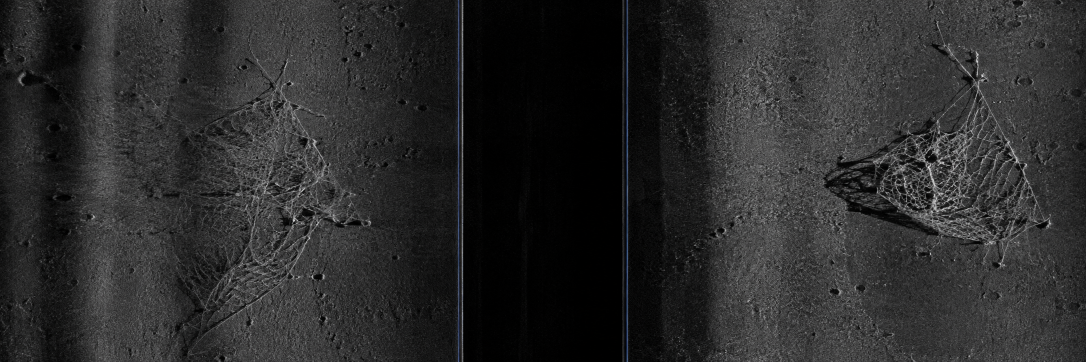
#> input picture sample_sonar_data/gost_net1.png, 2172 x 724 px (shown at 1/2 size); its folder holds only this picture in this run
$ python -i sonar.py   (imports and definitions only)
#> lines starting #> are read from the running program, lines starting #| are printed output that depends on the picture
#> further down, picture is the input picture: shape (724, 2172, 3); mean B, G, R 43.4, 43.2, 43.1
### backend/app/preprocessing/tvg.py
"""
SIH26057 — Time-Varying Gain (TVG) Radiometric Correction
==========================================================

Side-scan sonar acoustic backscatter suffers from severe geometric
attenuation as sound propagates through water:
  1. Spherical Spreading Loss: 20 * log10(R) for two-way transmission
  2. Absorption Loss: 2 * alpha * R (alpha is acoustic absorption coefficient in dB/km)

Without TVG correction, near-range acoustic data (close to nadir) is
severely overexposed/saturated while far-range acoustic returns fade into
background noise.

FORMULA:
  G(R) = 20 * log10(R + epsilon) + 2 * alpha * R + G0

Where:
  - R: Slant range in meters from towfish transducer
  - alpha: Absorption coefficient (typically ~0.05 dB/m at 600 kHz in seawater)
  - G0: Baseline calibration offset
"""

import cv2
import numpy as np
from typing import Tuple


def apply_time_varying_gain(
    image: np.ndarray,
    slant_range_max_m: float = 75.0,
    frequency_khz: float = 600.0,
    towfish_altitude_m: float = 8.0,
    dual_channel: bool = True,
    alpha_db_per_m: float = 0.05,
    gain_scale: float = 1.0
) -> np.ndarray:
    """
    Apply dual-channel Time-Varying Gain (TVG) normalization across the swath.

    Args:
        image: Grayscale sonar image (H x W), values 0..255 or float
        slant_range_max_m: Maximum slant range per channel (meters)
        frequency_khz: Sonar operating acoustic frequency (kHz)
        towfish_altitude_m: Towfish altitude above seafloor (meters)
        dual_channel: If True, center column is nadir line (Port left, Stbd right)
        alpha_db_per_m: Seawater absorption attenuation (dB/m)
        gain_scale: Multiplier for user-controlled compensation intensity

    Returns:
        TVG-corrected image (uint8, 0..255)
    """
#> called with slant_range_max_m = 75, frequency_khz = 600, towfish_altitude_m = 8, dual_channel = True, alpha_db_per_m = 0.05, gain_scale = 1.6
    if len(image.shape) == 3:
        gray = cv2.cvtColor(image, cv2.COLOR_BGR2GRAY)
    else:
        gray = image.copy()

    h, w = gray.shape
    img_float = gray.astype(np.float32)

    # Calculate range vector per column
    if dual_channel:
        center_x = w / 2.0
        # Distance in pixels from center
        cols = np.arange(w, dtype=np.float32)
        dist_px = np.abs(cols - center_x)
        max_px = center_x
        # Convert pixel distance to meters
        range_m = np.sqrt(towfish_altitude_m**2 + (dist_px / max_px * slant_range_max_m)**2)
    else:
        cols = np.arange(w, dtype=np.float32)
        range_m = np.sqrt(towfish_altitude_m**2 + (cols / float(w) * slant_range_max_m)**2)

    # Calculate TVG gain curve (dB)
    # Transmission loss TL = 20 * log10(R) + 2 * alpha * R
    epsilon = 1e-3
    tl_db = 20.0 * np.log10(range_m + epsilon) + (2.0 * alpha_db_per_m * range_m)

    # Normalize gain curve between 0.6 and 2.4
    min_tl = np.min(tl_db)
    max_tl = np.max(tl_db)
    normalized_gain = 1.0 + gain_scale * ((tl_db - min_tl) / (max_tl - min_tl + epsilon) - 0.5)

    # Apply column-wise gain matrix
    gain_matrix = np.tile(normalized_gain, (h, 1))
    corrected = img_float * gain_matrix
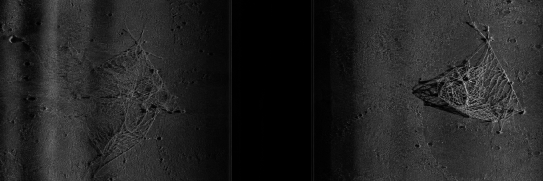
#> corrected: shape (724, 2172) float32 (shown at 1/4 size); min 0, max 403, mean 56.3; drawn with min black and max white

    # Contrast stretch and normalize
    p2, p98 = np.percentile(corrected, (1.0, 99.0))
#> p2 = 0; p98 = 166.7
    if p98 > p2:
        corrected = (corrected - p2) / (p98 - p2) * 255.0

    return np.clip(corrected, 0, 255).astype(np.uint8)

### backend/app/preprocessing/srad.py
"""
SIH26057 — Speckle Reducing Anisotropic Diffusion (SRAD)
=========================================================

SRAD is an advanced PDE-based edge-preserving filter designed specifically
for multiplicative acoustic speckle noise in sonar and ultrasound imagery.

Unlike linear filters (Gaussian/Box) which blur target boundaries, SRAD
suppresses homogeneous speckle in seabed reverberation while preserving
sharp target highlight edges and acoustic shadow boundaries.

MATHEMATICAL FORMULATION (Yu & Acton, IEEE TIP 2002):
  ∂I/∂t = div( c(q) ∇I )

Where:
  - c(q) is the diffusion coefficient:
      c(q) = 1 / (1 + [q^2(x,y;t) - q0^2(t)] / [q0^2(t) * (1 + q0^2(t))])
  - q(x,y;t) is the instantaneous coefficient of variation:
      q(x,y;t) = sqrt( (1/2 * |∇I|^2 - 1/16 * (∇^2 I)^2) / (I + 1/4 * ∇^2 I)^2 )
  - q0(t) is the speckle scale factor estimated from homogeneous regions.
"""

import cv2
import numpy as np


def srad_filter(
    image: np.ndarray,
    num_iters: int = 5,
    lambda_param: float = 0.15,
    rect_homo: tuple = None
) -> np.ndarray:
    """
    Apply Speckle Reducing Anisotropic Diffusion (SRAD) to a sonar image.

    Args:
        image: Grayscale sonar image (H x W)
        num_iters: Number of diffusion iterations (typically 3..8 for real-time)
        lambda_param: Time step size (0 < lambda <= 0.25 for numerical stability)
        rect_homo: Optional (x, y, w, h) bounding box of homogeneous seabed region

    Returns:
        Denoised edge-preserved image (uint8, 0..255)
    """
#> called with num_iters = 5, lambda_param = 0.15
    if len(image.shape) == 3:
        img = cv2.cvtColor(image, cv2.COLOR_BGR2GRAY)
    else:
        img = image.copy()

    I = img.astype(np.float32) + 1.0  # Prevent log/div by zero
    h, w = I.shape

    # Estimate initial speckle noise coefficient of variation q0
    if rect_homo is not None:
        rx, ry, rw, rh = rect_homo
        roi = I[ry:ry+rh, rx:rx+rw]
        q0 = np.std(roi) / (np.mean(roi) + 1e-5)
    else:
        # Auto-estimate from center-right homogeneous band
        roi = I[int(h*0.3):int(h*0.7), int(w*0.6):int(w*0.8)]
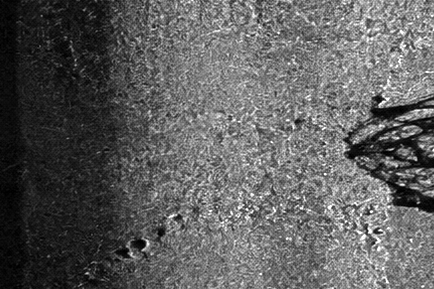
#> roi: shape (289, 434) float32; min 1, max 256, mean 95.7; drawn with min black and max white
        q0 = np.std(roi) / (np.mean(roi) + 1e-5)
#> q0 = 0.572

    q0 = max(0.05, min(q0, 0.8))

    for it in range(num_iters):
        # 1. Compute directional gradients (North, South, East, West)
        # Periodic / duplicate boundary padding
        In = np.roll(I, -1, axis=0) - I
        Is = np.roll(I, 1, axis=0) - I
        Ie = np.roll(I, -1, axis=1) - I
        Iw = np.roll(I, 1, axis=1) - I

        # 2. Normalized discrete gradient magnitude squared
        grad2 = (In**2 + Is**2 + Ie**2 + Iw**2) / (I**2 + 1e-5)

        # 3. Normalized Laplacian
        laplacian = (In + Is + Ie + Iw) / (I + 1e-5)

        # 4. Instantaneous coefficient of variation q(x,y)
        num_q = 0.5 * grad2 - (1.0 / 16.0) * (laplacian**2)
        den_q = (1.0 + 0.25 * laplacian)**2
        q2 = np.maximum(0.0, num_q / (den_q + 1e-5))

        # 5. Diffusion coefficient c(q)
        q0_iter = q0 * np.exp(-0.08 * it)
        q0_iter2 = q0_iter**2

        c_num = q2 - q0_iter2
        c_den = q0_iter2 * (1.0 + q0_iter2) + 1e-5
        c = 1.0 / (1.0 + np.maximum(0.0, c_num / c_den))

        # 6. Flux divergence update
        cn = np.roll(c, -1, axis=0)
        cs = np.roll(c, 1, axis=0)
        ce = np.roll(c, -1, axis=1)
        cw = np.roll(c, 1, axis=1)

        div = (cn * In + cs * Is + ce * Ie + cw * Iw)
        I = I + lambda_param * div
        I = np.maximum(1.0, I)
#> this loop made 5 passes
#> (q0_iter, q0_iter2, c_den) on passes 1 to 5: (0.572, 0.327, 0.434), (0.528, 0.279, 0.356), (0.487, 0.238, 0.294), (0.45, 0.202, 0.243), (0.415, 0.172, 0.202)
#> pass 1, in srad_filter, `In = np.roll(I, -1, axis=0) - I`:
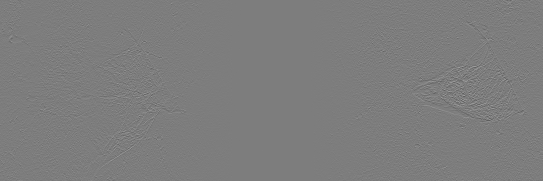
#> In: shape (724, 2172) float32 (shown at 1/4 size); min -227, max 235, mean 0; drawn with min black and max white
#> after the loop:
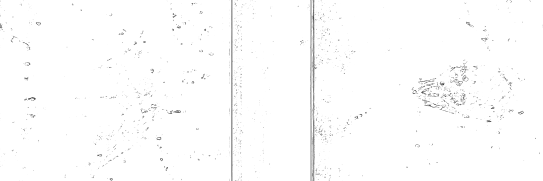
#> c: shape (724, 2172) float32 (shown at 1/4 size); min 0.0454, max 1, mean 0.991

    # Scale back to uint8
    norm = cv2.normalize(I, None, 0, 255, cv2.NORM_MINMAX)
    return norm.astype(np.uint8)

### backend/app/preprocessing/lee_filter.py
"""
SIH26057 — Adaptive Lee Filter for Speckle Noise Suppression
=============================================================

Side-scan sonar imagery suffers from multiplicative speckle noise caused by
coherent interference of backscattered acoustic waves from the rough seabed.
The Adaptive Lee Filter (Lee, 1980) is the standard technique for suppressing
this noise while preserving target edges — critical for detecting debris
highlights and their associated acoustic shadows.

PHYSICS RATIONALE:
    In a side-scan sonar image, a target on the seabed produces:
      1. A BRIGHT specular highlight (strong backscatter from the target face)
      2. A DARK acoustic shadow (no returns behind the target)

    A naive low-pass filter would blur these features, destroying the
    highlight-shadow pair that is the primary detection signature.
    The Lee filter's adaptive weighting preserves these high-contrast edges
    by applying minimal smoothing in heterogeneous (high-variance) regions.

ALGORITHM:
    For each pixel I(x,y) in a sliding window of size W×W:

    1. Compute local mean:      μ_L = mean(window)
    2. Compute local variance:  σ²_L = var(window)
    3. Estimate noise variance:  σ²_n (from homogeneous region or global CoV)
    4. Adaptive weight:         K = σ²_L / (σ²_L + σ²_n)
       - Homogeneous region:   σ²_L ≈ σ²_n → K ≈ 0 → output ≈ μ_L (smoothed)
       - Edge / target region: σ²_L >> σ²_n → K ≈ 1 → output ≈ I(x,y) (preserved)
    5. Filtered pixel:          Î(x,y) = μ_L + K · (I(x,y) − μ_L)

REFERENCE:
    J.S. Lee, "Digital Image Enhancement and Noise Filtering by Use of
    Local Statistics," IEEE TPAMI, vol. 2, no. 2, pp. 165-168, 1980.
"""

import numpy as np
import cv2
from typing import Optional, Tuple


def estimate_noise_variance(image: np.ndarray, method: str = "cov") -> float:
    """
    Estimate the variance of multiplicative speckle noise in the sonar image.

    For multiplicative noise, the coefficient of variation (CoV = σ/μ) in a
    homogeneous region is approximately equal to 1/sqrt(N_looks), where
    N_looks is the number of independent looks in the sonar system.

    Args:
        image:  Input sonar image (float64, intensity values)
        method: Estimation method — "cov" uses the global coefficient of
                variation; "patch" uses a manually selected homogeneous patch.

    Returns:
        Estimated noise variance (σ²_n)
    """
#> called with method = 'cov'
    if method == "cov":
        # Global CoV-based estimation (assumes the image is mostly seabed)
        # σ²_n ≈ (σ_global / μ_global)² × μ_local² — for multiplicative noise
        # Simplified: we use the global variance as the noise floor
        global_mean = np.mean(image)
#> global_mean = 84.97
        global_var = np.var(image)
#> global_var = 3372.9
        # The noise variance in the Lee model (additive form after log-transform
        # or direct intensity domain) is approximated as:
        noise_var = global_var * 0.25  # Conservative: assume 25% of total variance is noise
#> noise_var = 843.2
        return max(noise_var, 1e-10)  # Avoid division by zero

    elif method == "patch":
        # Use the top-left 64×64 patch as a "homogeneous seabed" reference
        h, w = image.shape[:2]
        patch_size = min(64, h // 4, w // 4)
        patch = image[:patch_size, :patch_size]
        return max(np.var(patch), 1e-10)

    else:
        raise ValueError(f"Unknown noise estimation method: {method}")


def adaptive_lee_filter(
    image: np.ndarray,
    window_size: int = 7,
    noise_var: Optional[float] = None,
    noise_method: str = "cov"
) -> np.ndarray:
    """
    Apply the Adaptive Lee Filter to suppress speckle noise while preserving
    target edges (highlights and shadows) in side-scan sonar imagery.

    This is the core preprocessing step before any detection algorithm runs.
    Without despeckling, the YOLO detector would produce excessive false
    positives from noise-induced bright spots.

    Args:
        image:       Input sonar waterfall image (grayscale, uint8 or float)
        window_size: Size of the sliding window (must be odd, typically 5-9)
        noise_var:   Known noise variance. If None, auto-estimated from image.
        noise_method: Method for noise estimation if noise_var is None.

    Returns:
        Filtered image (same dtype as input)

    ACOUSTIC PHYSICS NOTE:
        The window size should be chosen relative to the sonar's across-track
        resolution. For a 600 kHz system with ~0.15 m/px resolution:
        - 7×7 window ≈ 1.05 m × 1.05 m ground coverage
        - This smooths features < 1 m (noise speckle) while preserving
          debris targets typically > 0.3 m in their highlight signature.
    """
    # Validate window size
    if window_size % 2 == 0:
        raise ValueError(f"Window size must be odd, got {window_size}")

    # Convert to float64 for precision in statistical calculations
    original_dtype = image.dtype
    img_float = image.astype(np.float64)

    # ── Step 1: Estimate noise variance if not provided ──
    if noise_var is None:
        noise_var = estimate_noise_variance(img_float, method=noise_method)
#> noise_var = 843.2

    # ── Step 2: Compute local statistics using uniform box filter ──
    # cv2.blur computes the local mean efficiently via integral images
    # This is O(1) per pixel regardless of window size — critical for
    # real-time processing on AUV embedded systems.
    half_w = window_size // 2

    # Local mean: μ_L(x,y) = (1/W²) Σ I(i,j) over the window
    local_mean = cv2.blur(img_float, (window_size, window_size))
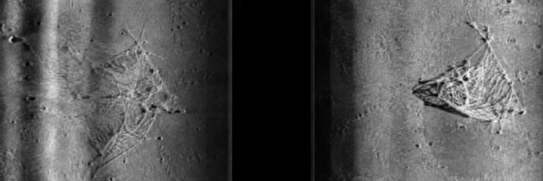
#> local_mean: shape (724, 2172) float64 (shown at 1/4 size); min 0, max 247.3, mean 85

    # Local mean of squares: E[I²] over the window
    local_mean_sq = cv2.blur(img_float ** 2, (window_size, window_size))

    # Local variance: σ²_L = E[I²] − (E[I])² (by the variance formula)
    local_var = local_mean_sq - local_mean ** 2
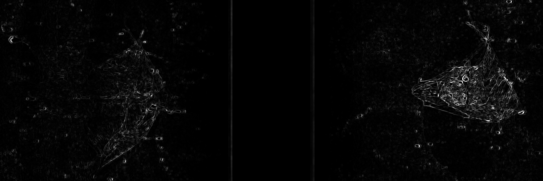
#> local_var: shape (724, 2172) float64 (shown at 1/4 size); min 0, max 8773.6, mean 205.7; drawn with min black and max white
    # Clamp to zero (numerical precision can produce tiny negatives)
    local_var = np.maximum(local_var, 0.0)

    # ── Step 3: Compute adaptive weighting factor K ──
    # K = σ²_L / (σ²_L + σ²_n)
    # - When σ²_L ≈ σ²_n (homogeneous seabed): K → 0.5 → heavy smoothing
    # - When σ²_L >> σ²_n (target edge):       K → 1.0 → preserve original
    # - When σ²_L << σ²_n (deep shadow):       K → 0.0 → replace with mean
    K = local_var / (local_var + noise_var)

    # ── Step 4: Apply the Lee filter equation ──
    # Î(x,y) = μ_L + K · (I(x,y) − μ_L)
    # This is a weighted blend between the local mean and the original pixel.
    filtered = local_mean + K * (img_float - local_mean)

    # ── Step 5: Clamp and convert back to original dtype ──
    if original_dtype == np.uint8:
        filtered = np.clip(filtered, 0, 255).astype(np.uint8)
    else:
        filtered = filtered.astype(original_dtype)

    return filtered


# [78 lines left out: function apply_enhanced_lee_filter, not called in this run]

### backend/app/preprocessing/range_correction.py
"""
SIH26057 — Slant-to-Ground Range Correction
============================================

Raw side-scan sonar data is collected in SLANT RANGE — the direct line-of-sight
distance from the towfish transducer to the seabed. This produces two artifacts:

  1. NADIR BLIND ZONE: The first returns come from directly below the towfish
     (the "water column"). This zone contains no useful seabed data and must
     be removed.

  2. GEOMETRIC DISTORTION: Objects at the same horizontal distance but different
     depths appear at different positions in the raw sonar image. Close-range
     returns are compressed, far-range returns are stretched.

The correction uses the Pythagorean theorem assuming a flat seabed:

    R_ground = sqrt(R_slant² − H_towfish²)

Where:
    R_slant    = Direct distance from transducer to seabed point (meters)
    H_towfish  = Altitude of towfish above the seabed (meters)
    R_ground   = True horizontal distance across the seabed (meters)

IMPORTANT: This formula is valid ONLY for R_slant ≥ H_towfish.
For R_slant < H_towfish, the return is from the WATER COLUMN (no seabed echo),
and these samples are discarded — this is the nadir removal step.

REFERENCE:
    Blondel, Ph. "The Handbook of Sidescan Sonar," Springer, 2009, Ch. 4.
"""

import numpy as np
import cv2
from typing import Tuple


def compute_ground_range_lut(
    num_samples: int,
    slant_range_max_m: float,
    towfish_altitude_m: float
) -> Tuple[np.ndarray, np.ndarray, int]:
    """
    Build a lookup table (LUT) mapping slant-range pixel indices to
    ground-range pixel indices for a single sonar channel.

    This LUT is precomputed once per survey configuration and applied
    to every ping line, making the correction O(N) per row.

    Args:
        num_samples:       Number of samples (pixels) per channel per ping
        slant_range_max_m: Maximum slant range for this channel (meters)
        towfish_altitude_m: Towfish altitude above seabed (meters)

    Returns:
        Tuple of:
          - ground_range_indices: Array mapping each valid slant-range pixel
                                 to its corrected ground-range pixel index
          - valid_mask:           Boolean mask — True for samples that are
                                 seabed returns (not water column)
          - nadir_cutoff:        First valid sample index (end of water column)

    PHYSICS NOTE:
        The nadir cutoff index corresponds to the first slant-range sample
        where R_slant ≥ H_towfish. Below this threshold, the acoustic pulse
        hasn't yet reached the seabed — it's still traversing the water column.
    """
    # Create slant range array: each pixel maps to a physical distance
    # Pixel 0 = 0 m (towfish location), Pixel N = slant_range_max_m
    slant_range_m = np.linspace(0, slant_range_max_m, num_samples)

    # ── Identify valid seabed returns ──
    # Only samples where R_slant ≥ H_towfish have physically meaningful
    # ground-range projections. The rest are the "water column" / nadir zone.
    valid_mask = slant_range_m >= towfish_altitude_m
    nadir_cutoff = np.argmax(valid_mask)  # First True index

    # ── Apply the correction formula: R_ground = sqrt(R_slant² − H²) ──
    ground_range_m = np.zeros_like(slant_range_m)
    ground_range_m[valid_mask] = np.sqrt(
        slant_range_m[valid_mask] ** 2 - towfish_altitude_m ** 2
    )

    # ── Compute the maximum ground range for scaling ──
    ground_range_max_m = np.sqrt(slant_range_max_m ** 2 - towfish_altitude_m ** 2)

    # ── Map ground-range meters to pixel indices ──
    # The output image has the same number of pixels as valid input samples
    num_valid = np.sum(valid_mask)
    ground_range_indices = (
        ground_range_m[valid_mask] / ground_range_max_m * (num_valid - 1)
    ).astype(np.int32)

    return ground_range_indices, valid_mask, int(nadir_cutoff)


def slant_to_ground_range_correction(
    waterfall_image: np.ndarray,
    towfish_altitude_m: float,
    slant_range_max_m: float,
    dual_channel: bool = True
) -> np.ndarray:
    """
    Apply slant-to-ground range correction to a sonar waterfall image.

    This geometrically projects the raw slant-range data onto a flat seabed
    plane, removing the nadir blind zone and correcting the non-linear
    spatial distortion inherent in side-scan sonar geometry.

    The corrected image has uniform pixel spacing in ground-range, making
    it suitable for:
      - Accurate target mensuration (measuring physical dimensions)
      - Shadow length measurement for target height calculation
      - GIS overlay and georeferencing

    Args:
        waterfall_image:   Raw sonar waterfall (grayscale, H×W)
                           For dual-channel: left half = port, right half = starboard
        towfish_altitude_m: Towfish altitude above seabed (meters)
        slant_range_max_m:  Maximum slant range per channel (meters)
        dual_channel:       If True, process port and starboard channels independently

    Returns:
        Ground-range corrected waterfall image (same height, adjusted width)
    """
#> called with towfish_altitude_m = 8, slant_range_max_m = 75, dual_channel = True
    h, w = waterfall_image.shape[:2]

    if dual_channel:
        # ── Split into port (left) and starboard (right) channels ──
        mid = w // 2
        port_channel = waterfall_image[:, :mid]  # Port: indices go right-to-left (far→near)
        stbd_channel = waterfall_image[:, mid:]   # Starboard: left-to-right (near→far)

        # Port channel is typically stored in reverse (far range on the left)
        # Flip to make it near→far for consistent processing
        port_channel = np.fliplr(port_channel)
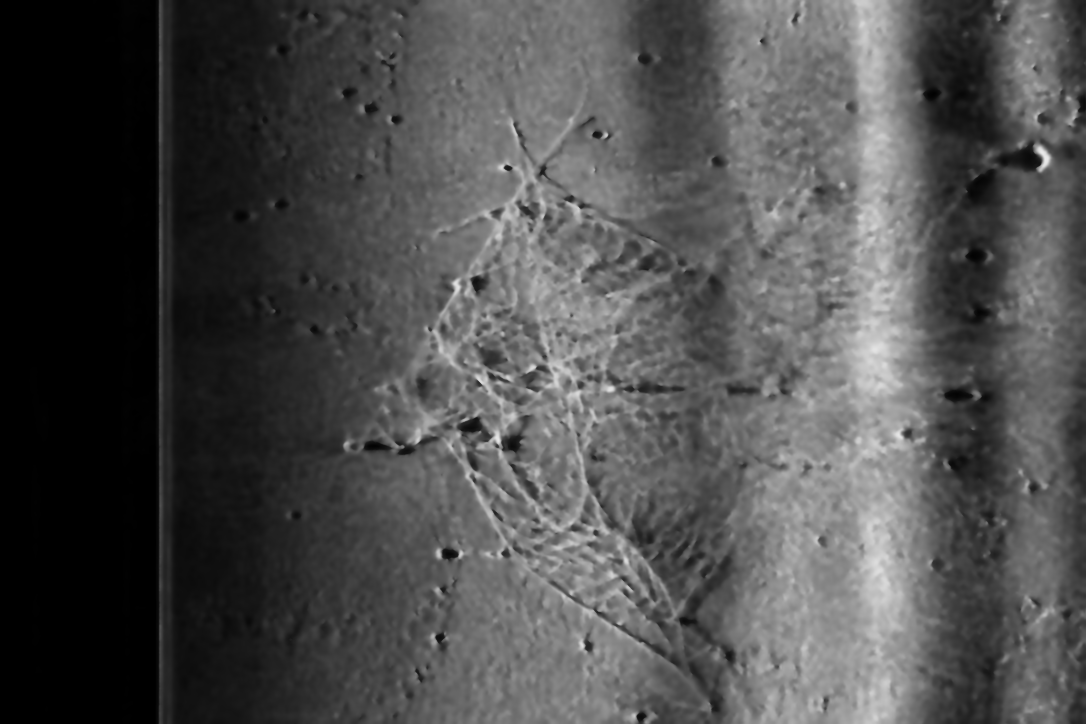
#> port_channel: shape (724, 1086); min 0, max 234, mean 77.2

        # Process each channel independently
        port_corrected = _correct_single_channel(
            port_channel, towfish_altitude_m, slant_range_max_m
        )
        stbd_corrected = _correct_single_channel(
            stbd_channel, towfish_altitude_m, slant_range_max_m
        )

        # Recombine: flip port back to its original orientation
        port_corrected = np.fliplr(port_corrected)

        # Ensure both channels have equal width for clean display
        min_width = min(port_corrected.shape[1], stbd_corrected.shape[1])
        corrected = np.hstack([
            port_corrected[:, -min_width:],
            stbd_corrected[:, :min_width]
        ])
    else:
        corrected = _correct_single_channel(
            waterfall_image, towfish_altitude_m, slant_range_max_m
        )

    # Normalize dimensions to match original input image for 1:1 canvas overlay alignment
    if corrected.shape != (h, w):
        corrected = cv2.resize(corrected, (w, h), interpolation=cv2.INTER_LINEAR)

    return corrected


def _correct_single_channel(
    channel: np.ndarray,
    towfish_altitude_m: float,
    slant_range_max_m: float
) -> np.ndarray:
    """
    Internal: Apply ground-range correction to a single sonar channel.

    Uses precomputed LUT for efficient resampling. Each row (ping) is
    resampled independently because the correction depends only on the
    cross-track geometry, not on along-track position.
    """
#> called with towfish_altitude_m = 8, slant_range_max_m = 75
    h, w = channel.shape[:2]
#> (the rest of the program and of its run is left out)
